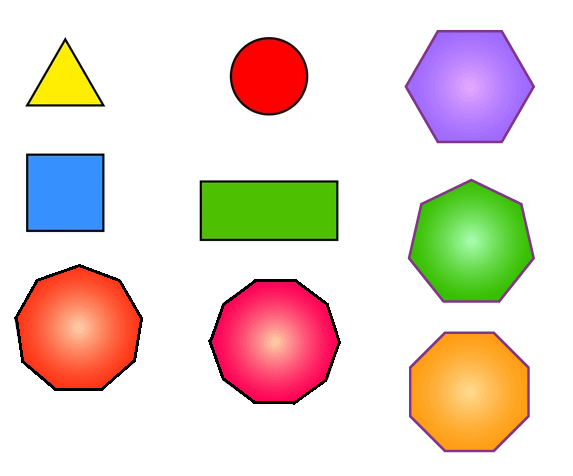
#> input picture assets/shape.png, 573 x 476 px
$ python shape_detection.py
#> lines starting #> are read from the running program, lines starting #| are printed output that depends on the picture; after the words box and inside, x2 and y2 are one past the last pixel; in counts of white or black regions, pixels touching at a corner belong together
import math
import cv2 as cv

image = cv.imread("assets/shape.png")
#> image is the input picture: shape (476, 573, 3); mean B, G, R 205.7, 215.2, 230.6

width = 800
ratio = width / image.shape[1]
#> ratio = 1.4
height = int(image.shape[0] * ratio)
#> height = 664

image = cv.resize(image, (width, height))
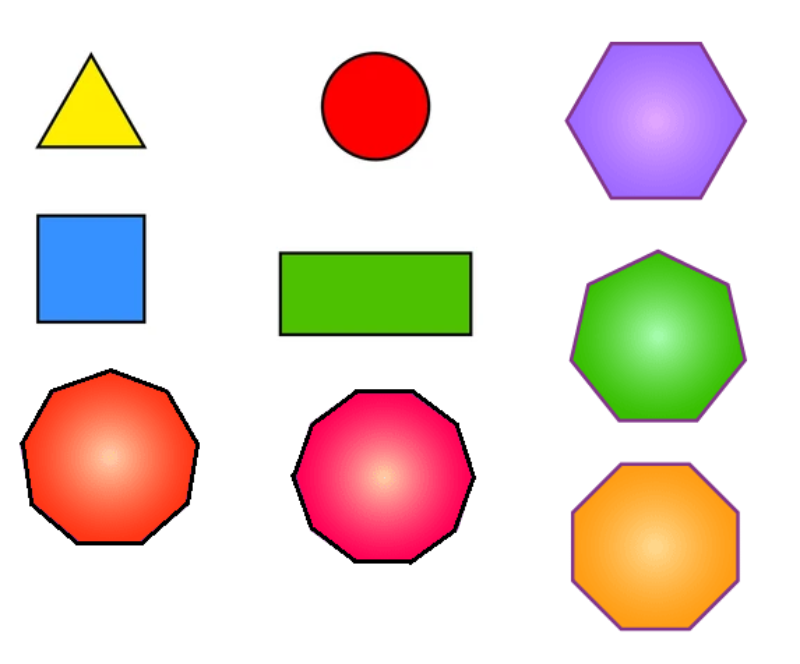
#> image: shape (664, 800, 3); mean B, G, R 205.7, 215.2, 230.6
new_image = cv.resize(image, (width, height))

new_image = cv.cvtColor(new_image, cv.COLOR_BGR2GRAY)
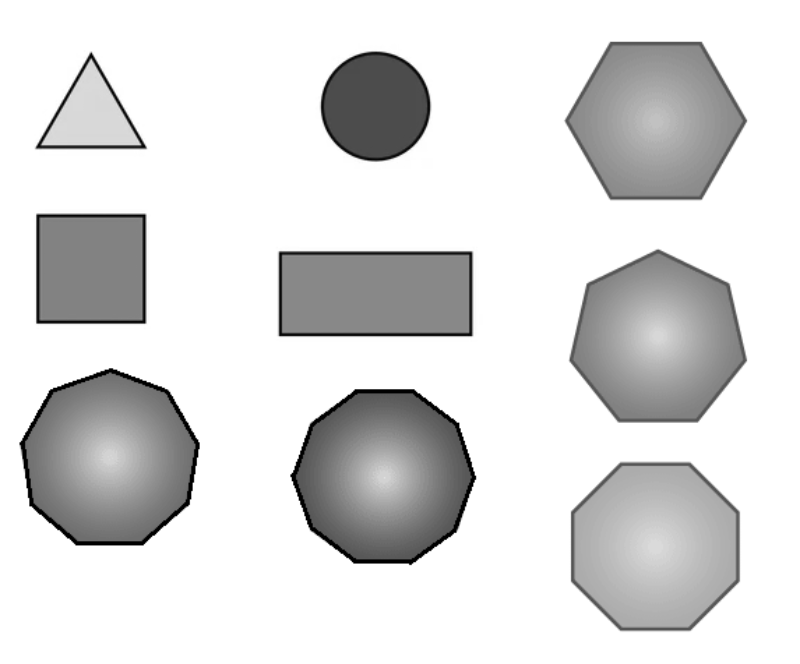
#> new_image: shape (664, 800); min 0, max 255, mean 218.7

_, threshold = cv.threshold(new_image, 127, 255, cv.THRESH_BINARY)
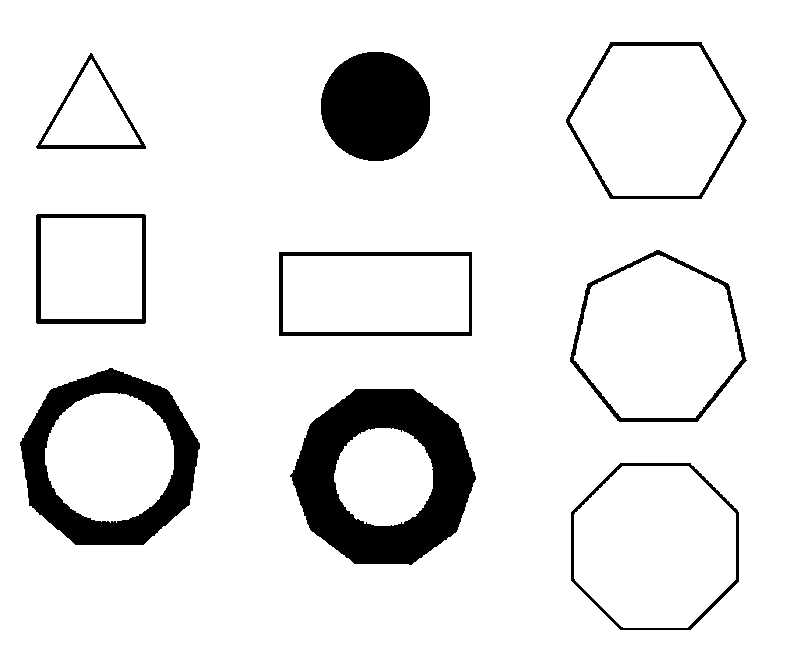
#> threshold: shape (664, 800); 90.9% white; 9 black regions

contours, _ = cv.findContours(threshold, cv.RETR_TREE, cv.CHAIN_APPROX_SIMPLE)
#> contours = 18 contours; largest, box (x1, y1, x2, y2) and area: (0, 0, 800, 664) 529737, (289, 388, 477, 566) 25010, (19, 367, 201, 546) 24514, (570, 462, 740, 631) 23482, (569, 249, 748, 423) 22727

first = False
for contour in contours:
    if first == False:
        first = True
        continue

    approx = cv.approxPolyDP(contour, 0.01 * cv.arcLength(contour, True), True)
    M = cv.moments(contour)
    x = int(M["m10"] / M["m00"])
    y = int(M["m01"] / M["m00"])

    if len(approx) == 3:
        cv.putText(image, "Triangle", (x, y), cv.FONT_HERSHEY_SIMPLEX, 0.6, (0, 0, 0))
    elif len(approx) == 4:
        cv.putText(
            image,
            "Rectangle OR Square",
            (x, y),
            cv.FONT_HERSHEY_SIMPLEX,
            0.6,
            (0, 0, 0),
        )
    elif len(approx) == 5:
        cv.putText(image, "Pentagon", (x, y), cv.FONT_HERSHEY_SIMPLEX, 0.6, (0, 0, 0))
    elif len(approx) == 6:
        cv.putText(image, "Hexagon", (x, y), cv.FONT_HERSHEY_SIMPLEX, 0.6, (0, 0, 0))
    elif len(approx) == 7:
        cv.putText(image, "Heptagon", (x, y), cv.FONT_HERSHEY_SIMPLEX, 0.6, (0, 0, 0))
    elif len(approx) == 8:
        cv.putText(image, "Octagon", (x, y), cv.FONT_HERSHEY_SIMPLEX, 0.6, (0, 0, 0))
    elif len(approx) == 9:
        cv.putText(image, "Nonagon", (x, y), cv.FONT_HERSHEY_SIMPLEX, 0.6, (0, 0, 0))
    elif len(approx) == 10:
        cv.putText(image, "Decagon", (x, y), cv.FONT_HERSHEY_SIMPLEX, 0.6, (0, 0, 0))
    else:
        area = cv.contourArea(contour)
        perimeter = cv.arcLength(contour, True)
        circularity = 4 * math.pi * area / (perimeter * perimeter)
        if circularity > 0.9:
            cv.putText(image, "Circle", (x, y), cv.FONT_HERSHEY_SIMPLEX, 0.6, (0, 0, 0))
#> this loop made 18 passes
#> (x, y, area, perimeter, circularity) on passes 5, 7, 16: (383, 476, 7536, 355.1, 0.751), (109, 456, 12871.5, 447.7, 0.807), (375, 105, 9559, 365, 0.902)
#> (contour, first) on pass 1: ([[0, 0], [0, 663], [799, 663], [799, 0]], True)
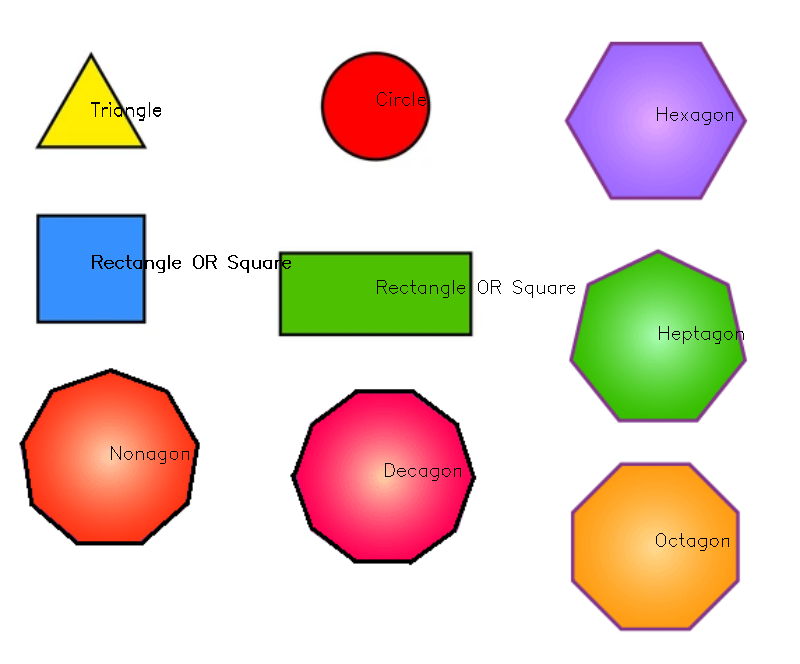
#> image: shape (664, 800, 3); 0.48% of pixels changed, all inside (x1, y1, x2, y2) = (91, 92, 744, 551)
#> after the loop, first = True

cv.imshow("Shape Detection", image)
cv.waitKey()
